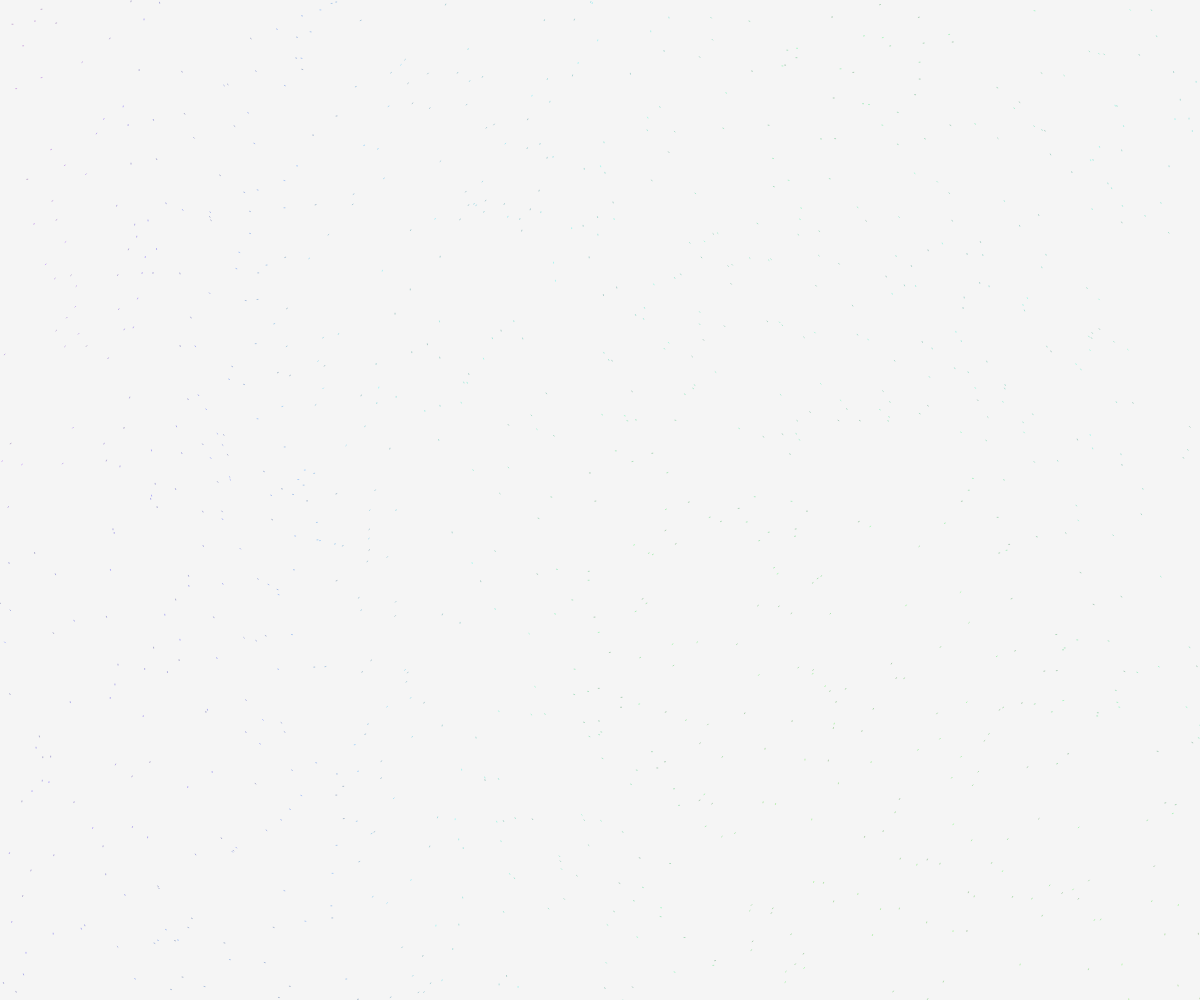
Frame 1 (no input)
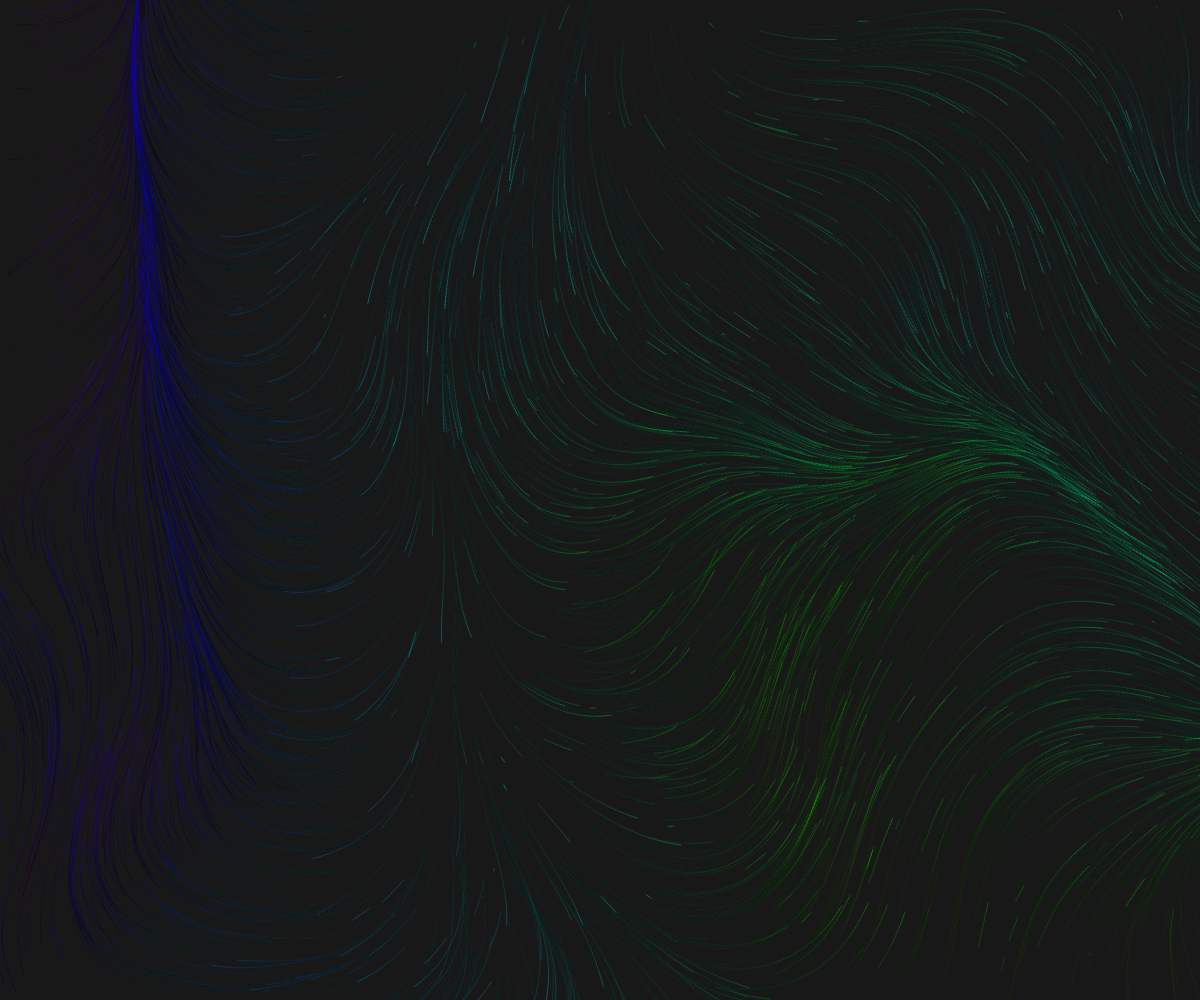
Frame 60 (no input)
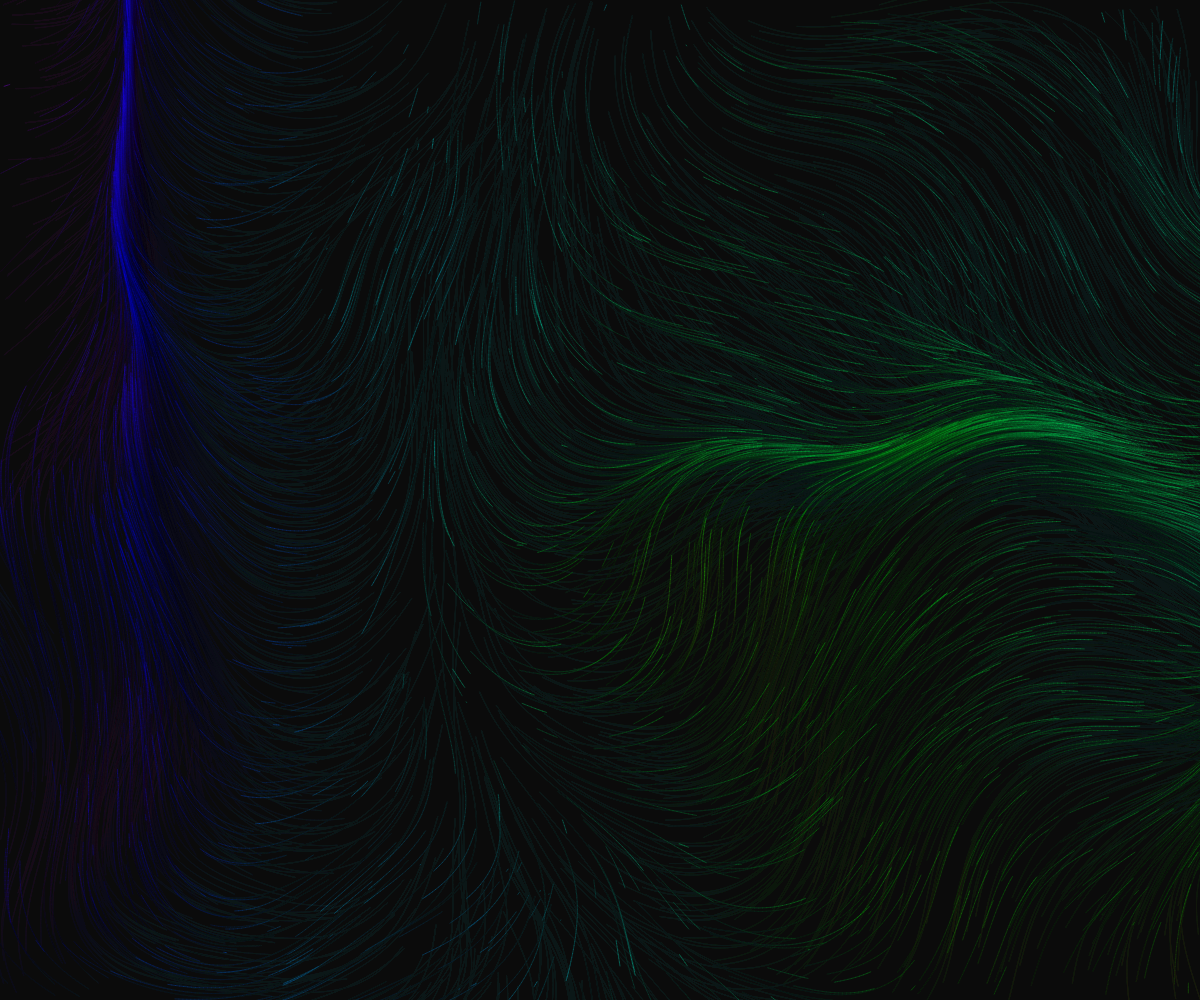
Frame 120 (the mouse pressed at the canvas centre since frame 60)

The p5.js sketch that drew these frames (run headless with seeded random() and noise() and a simulated clock; from frame 60 on, the mouse is pressed at the canvas centre):

// p5.js sketch
// ── sketch.js
p5.disableFriendlyErrors = true; // maybe makes it faster?

/////////
// changebable in browser
/////////
var scl = 0.0008; // scale of noisefield, [+/-] to zoom in/out

var moveNoise = true; //[n] is movement in noise space on
var moveParticles = true; //[space] is particle movement on

var showInfo = false; // [i] show debug info (fps, )
var showHelp = false; // [?] show keyboard controls

var particleCount = 5000; // max number of particles
// [right/left arrow] add/subtract 50

var numberOfSlices = 5; // number of slices in noise space (along z-axis)
// [c/v] change number of slices

var visibility = 80; // [,/.] alpha value of particles
var deletionSpeed = 10; // [g/h] alpha value of black background drawn every
// frame, between 0-255, lower means slower deletion
/////////

/////////
// change in code for different behaviour
/////////
const sclMultiplier = 1.2; // [+/-] divide/multiply scl by this to zoom in/out

const keySpeed = 0.05; // movement per down key

// movement per second
const xSpeed = 0.0008;
const ySpeed = 0.01;
const zSpeed = 0.03;

const sliceDistance = 0.005; // distance between noise slices
const maxspeed = 4; // maxspeed of particles, independent of framerate
// (so higher framerate will make them go faster)

const hueMultiplier = 300.0; // particles will multiply noise result
// by this to get hue
const accMultiplier = 6 * Math.PI;
/////////

// position in noise field
var zMove = 0.0;
var xMove = 0.0;
var yMove = 0.0;

var particles = []; // array for particles
var timeLastFrame = 0.0; // record time ellapsed since last frame to move noise
// field with the same speed, independent of framerate

const keyboard_controls = [
	'keyboard controls',
	'',
	'[f] fullscreen on/off',
	'[k] reset canvas',
	'[space] stop/start point movement',
	'',
	'[i]* show/hide info',
	'[?]* show/hide keyboard controls',
	'[n] stop/start flowfield movement',
	'[r] set noise to random position',
	'[p] set point number to max points',
	'[+/-] zoom in/out',
	'[c/v]* change number of slices',
	'[,/.] change particle visibility (less/more)',
	'[g/h] change deletion speed (slower/faster)',
	'[1-9] set point number to 1000-9000',
	'[right/left arrow] add/subtract 50 from max points',
	'[w/s/d/a/q/e] move flowfield (y+/y-/x+/x-/z+/z-)',
	'',
	'* will reset canvas'
];

function setup() {
	createCanvas(windowWidth, windowHeight);

	timeLastFrame = millis();

	colorMode(HSB, 255);
	textSize(15);

	addParticles(1000);

	frameRate(30);
}

function draw() {
	if (moveParticles) {
		var timePassed = (millis() - timeLastFrame) / 1000.0;
		timeLastFrame = millis();

		// add/delete particle, if there are not enough/too many
		if (particles.length < particleCount) {
			addParticles(10);
		} else if (particles.length > particleCount) {
			deleteParticles(1);
		}

		if (moveNoise) {
			xMove += xSpeed * timePassed;
			yMove += ySpeed * timePassed;
			zMove += zSpeed * timePassed;
		}

		background(0, 0, 0, deletionSpeed);

		// loop through every particle
		for (var i = 0; i < particles.length; i++) {
			particles[i].calculateForce(); // calculate force from noise field
			// will also set hue
			particles[i].update(); // move particle
			particles[i].show(); // draw particle
			particles[i].edges(); // check if still in bounds
		}
	}

	// draw debug info panel
	if (showInfo) {
		const h = 70;
		const digitsAfterPoint = 4;
		fill(0);
		rect(0, height - h, width - 10, h - 10);

		fill(0, 0, 255);
		var t =
			'fps: ' +
			floor(frameRate()) +
			', points: ' +
			particles.length +
			', max points: ' +
			particleCount +
			', visibility: ' +
			int(visibility / 2.55) +
			'%' +
			', deletion speed: ' +
			deletionSpeed;
		var t2 =
			'zoom: ' +
			int(1.0 / scl) +
			', slices: ' +
			numberOfSlices +
			', noise pos: [' +
			nf(xMove, 0, digitsAfterPoint) +
			',' +
			nf(yMove, 0, digitsAfterPoint) +
			',' +
			nf(zMove, 0, digitsAfterPoint) +
			']';
		text(t, 10, height - 48);
		text(t2, 10, height - 18);
	}

	// draw keyboard controls
	if (showHelp) {
		const startX = 20;
		const startY = 20;

		fill(0);
		rect(startX, startY, min(340, width), min(keyboard_controls.length * 30, height));

		fill(0, 0, 255);

		for (var i = 0; i < keyboard_controls.length; i++) {
			text(keyboard_controls[i], startX + 10, startY + 20 + i * 30);
		}
	}
}
// calculate force from noisefield
function calculateForce(x, y, z) {
	return noise(x * scl + xMove, y * scl + yMove, z + zMove);
}

// add/delete/set particles
function addParticles(num) {
	for (var i = 0; i < num; i++) {
		particles.unshift(new Particle());
	}
}
function deleteParticles(num) {
	num = min(num, particles.length);
	for (var i = 0; i < num; i++) {
		particles.pop();
	}
}
function setParticles(num) {
	particleCount = num;
	var dif = particleCount - particles.length;
	if (dif > 0) {
		addParticles(dif);
	} else {
		deleteParticles(-dif);
	}
}

// some helpers
function resetCanvas() {
	deleteParticles(particles.length); // delete all particles
	setParticles(particleCount); // add new particles
	background(0); // draw over everything
	moveParticles = true; // start drawing
}
function windowResized() {
	resizeCanvas(windowWidth, windowHeight);
}
// keyboard stuff
// used keys:
//  A C D E F G H I K N P Q R S V W
//  -> <- + - ? , .
function keyPressed() {
	var needsReset = 0;
	switch (keyCode) {
		case 70: // F
			var fs = fullscreen();
			fullscreen(!fs);
			break;
		case 73: // I
			// showInfo = !showInfo;
			// if (!showInfo) {
			// 	needsReset = 1;
			// }
			break;
		case 191: // ?
			// showHelp = !showHelp;
			// if (!showHelp) {
			// 	needsReset = 1;
			// }
			break;

		// turn movement on/off
		case 32: // Space
			moveParticles = !moveParticles;
			break;
		case 78: // N
			moveNoise = !moveNoise;
			break;

		// zooming and moving
		case 187: // +
			scl /= sclMultiplier;
			break;
		case 189: // -
			scl *= sclMultiplier;
			break;
		case 87: // W
			yMove += keySpeed;
			break;
		case 83: // S
			yMove -= keySpeed;
			break;
		case 68: // D
			xMove -= keySpeed;
			break;
		case 65: // A
			xMove += keySpeed;
			break;
		case 69: // E
			zMove += keySpeed;
			break;
		case 81: // Q
			zMove -= keySpeed;
			break;
		case 82: // R
			xMove = random();
			yMove = random();
			zMove = random();
			break;

		// particles
		case RIGHT_ARROW:
			particleCount += 50;
			break;
		case LEFT_ARROW:
			particleCount -= 50;
			if (particleCount < 1) {
				particleCount = 1;
			}
			break;
		case 80: // P
			setParticles(particleCount);
			break;
		case 67: // C
			numberOfSlices -= 1;
			if (numberOfSlices < 1) {
				numberOfSlices = 1;
			}
			needsReset = 1;
			break;
		case 86: // V
			numberOfSlices += 1;
			needsReset = 1;
			break;
		case 190: // .
			visibility += 10;
			if (visibility > 255) {
				visibility = 255;
			}
			break;
		case 188: // ,
			visibility -= 10;
			if (visibility < 0) {
				visibility = 0;
			}
			break;
		case 71: // G
			deletionSpeed -= 1;
			if (deletionSpeed < 0) {
				deletionSpeed = 0;
			}
			break;
		case 72: // H
			deletionSpeed += 1;
			if (deletionSpeed > 255) {
				deletionSpeed = 255;
			}
			break;
		case 75: // K
			needsReset = 1;
			break;
	}
	if (needsReset === 1) {
		resetCanvas();
	}
	if (keyCode > 47 && keyCode < 58) {
		// 0 - 9
		var newNumberOfParticles = (keyCode - 48) * 1000;
		setParticles(max(newNumberOfParticles, 1));
	}
}

// ── particle.js
function Particle() {
	this.pos = createVector(random(width), random(height));
	this.vel = createVector(0, 0);
	this.acc = createVector(0, 0);
	this.hue = 0; // hue
	this.brightness = random(100, 255); // brightness

	this.slice = int(random(numberOfSlices)) * sliceDistance;

	this.prevPos = this.pos.copy();

	this.update = function () {
		this.vel.add(this.acc);
		this.vel.limit(maxspeed);
		this.pos.add(this.vel);
		this.acc.mult(0);
	};

	this.applyForce = function (force) {
		this.acc.add(force);
	};
	this.calculateForce = function () {
		var force = calculateForce(this.pos.x, this.pos.y, this.slice);

		this.setHue(force * hueMultiplier);

		var vector = p5.Vector.fromAngle(force * accMultiplier);

		this.acc.add(vector);
	};
	this.setHue = function (force) {
		if (force > 255) {
			this.hue = force % 256;
		} else {
			this.hue = force;
		}
		stroke(this.hue, 255, this.brightness);
	};
	this.show = function () {
		strokeWeight(0.3);
		line(this.pos.x, this.pos.y, this.prevPos.x, this.prevPos.y);
		this.updatePrev();
	};
	this.updatePrev = function () {
		this.prevPos.x = this.pos.x;
		this.prevPos.y = this.pos.y;
	};
	this.edges = function () {
		if (this.pos.x > width || this.pos.x < 0 || this.pos.y > height || this.pos.y < 0) {
			this.pos = createVector(random(width), random(height));
			this.vel = createVector(0, 0);
			this.updatePrev();
		}
	};
}
